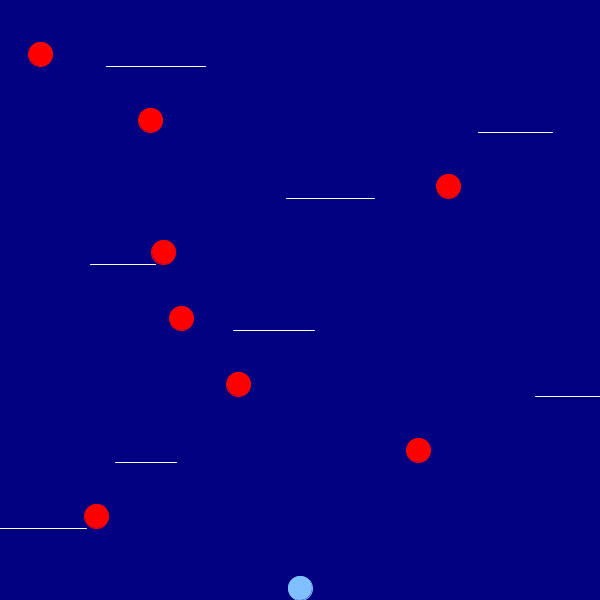
Frame 1 (no input)
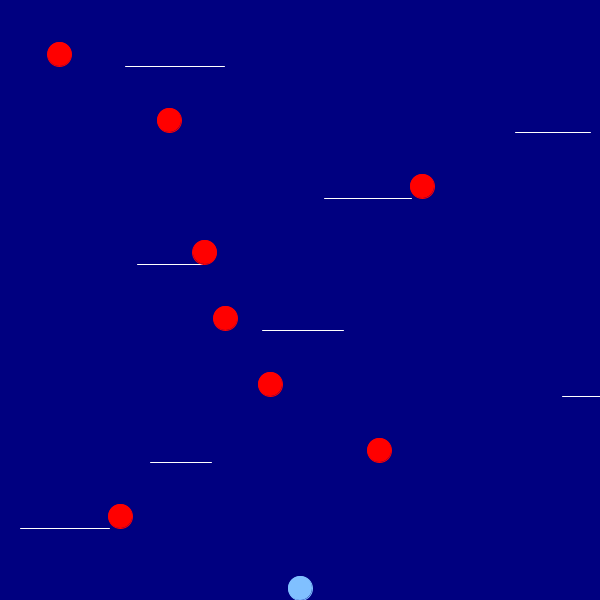
Frame 60 (the mouse pressed at the canvas centre just before this capture)
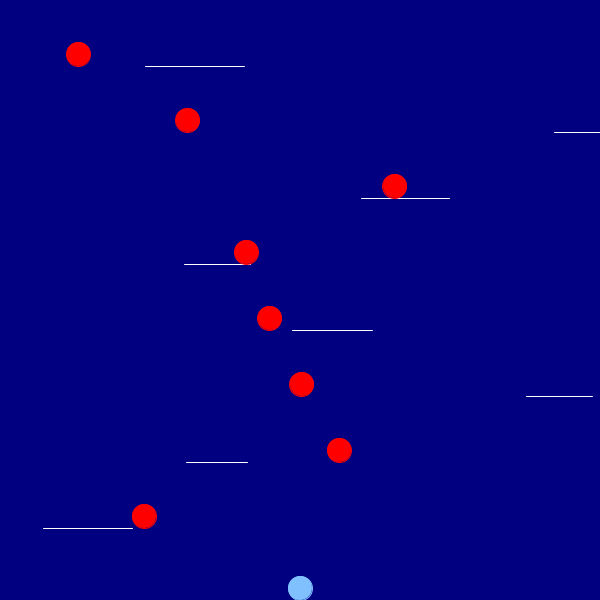
Frame 120 (the mouse held since frame 60 and released just before this capture)

The Processing sketch that drew these frames (run headless with seeded random() and noise(); from frame 60 on, the mouse is pressed at the canvas centre):

// Processing sketch: ActionG
// ── ActionG.pde
float myX, myY; // 自キャラ中央のx, y座標
float myDx, myDy; // 自キャラのx, y方向の変化量
float r = 12.0;
float initDy = 3.54;// 自キャラ・敵キャラの半径
int mode; // 0 : 通常モード，1 : ジャンプモード
float moveL= 1.0; // キーボード操作によるx方向の変化量
int floorNum= 8; // 床の数
float [] floorX= new float [ floorNum]; // 床のx 座標
float [] floorY= new float [ floorNum]; // 床のy 座標
float [] floorDx= new float [ floorNum]; // 床のx 方向の変化量
float [] floorHalfW= new float [ floorNum];
int enemyNum= floorNum; // 敵の数
float [] enemyX= new float[enemyNum]; // 敵のx座標
float [] enemyY= new float[enemyNum]; // 敵のy座標
float [] enemyDx= new float[enemyNum]; // 敵のx方向の変化量
// 床の幅の半分の長さ
int onTheFloor;
int[] ignoreCnt = new int [enemyNum];
void setup() {
  size(600, 600); // 600×600のウィンドウを作成
  frameRate(120); // フレームレートを120に設定
  textSize(30); // 文字サイズを30に設定
  textAlign(CENTER, CENTER);
  // 文字表示位置を水平，垂直とも中央に設定
  setupMyChara();
  // 自キャラの初期設定を行うsetupMyChara()の呼び出し
  setupFloor();
  setupEnemy();
}

void draw() {
  background(0, 0, 128); // 背景色を(0, 0, 128)に設定
  floorMove();
  myCharaMove(); // 自キャラの移動を行うmyCharaMove()の呼び出し
  enemyMove(); // 敵の移動を行うenemyMove()の呼び出し
  collisionDetectEnemy();
  // 衝突判定を行うcollisionDetectEnemy()の呼び出し
}
// 自キャラの初期設定を行う関数
void setupMyChara() {
  onTheFloor= -1; // onTheFloorを床の上にいない状態(-1)に設定
  myX = width/2; // 自キャラのx座標myXをウィンドウの中央に設定
  myY = height-r ; // 自キャラのy座標myYをウィンドウの下端に接する
  // 位置(height-r)に設定

  mode = 0; // modeを通常モード(0)に設定
}
// 自キャラの移動を行う関数
void myCharaMove() {
  myCharaKey();
  CollisionDetectBottom();
  CollisionDetectTop();
  // 自キャラのキーボードによる操作を行うmyCharaKey()の呼び出し
  myCharaUpdateX();
  myCharaUpdateY();
  // 自キャラのx座標の更新を行うmyCharaUpdateX()の呼び出し
  myCharaDraw(); // 自キャラの表示を行うmyCharaDraw()の呼び出し
}


void myCharaKey() {
  if (mode == 0) { // 通常モード(modeが0)ならば
    if (keyPressed) { // キーが押されていれば
      switch(keyCode) { // keyCodeの値により処理を分岐
      case  LEFT: // ←キーならば
        myDx = -moveL;
        break;
        // 自キャラのx方向の変化量myDxを-moveL(左向き)に設定
      case RIGHT: // →キーならば
        myDx = moveL;
        // 自キャラのx方向の変化量myDxをmoveL(右向き)に設定
        break;
      case UP:
        mode = 1;
        myDy = -initDy;
        onTheFloor = -1;
        break;
      default: // それ以外の特殊キーならば
        myDx = 0; // 自キャラのx方向の変化量myDxを0に設定
        break;
      }
    } else { // キーが押されていなければ
      myDx = 0; // 自キャラのx方向の変化量myDxを0に設定
    }
  }
}


void myCharaUpdateX() {
  if (onTheFloor >= 0) {
    myDx += floorDx[onTheFloor];
    if (abs(myX-floorX[onTheFloor]) >=floorHalfW[onTheFloor] ) {
      // 自キャラが乗っている床から離れたら(自キャラと乗っている床の中心
      // との距離abs(myX-floorX[onTheFloor])がその床の幅の半分の
      // 長さfloorHalfW[onTheFloor]以上になったら)

      onTheFloor= -1;
      // onTheFloorを床の上にいない状態(-1)に設定
      myDy = 0; // 自キャラのy方向の変化量を0に設定
      mode =1; // modeをジャンプモード(1)に設定
    }
  }
  if (myX <= 0) { // 自キャラがウィンドウの左端に到達したら
    if (mode == 1) { // ジャンプモード(modeが1)ならば
      myDx = myDx*-1; // 自キャラのx方向の変化量myDxの符号を反転
    } else { // それ以外(通常モード)ならば
      myDx = 0; // 自キャラのx方向の変化量myDxを0に設定
      // (移動を停止)
      myX = r;
      // 自キャラのx座標myXを左端に接した位置(r)に設定
    }
  } else if (myX == width) { // 自キャラがウィンドウの右端に到達したら
    if ( mode == 1) { // ジャンプモード(modeが1)ならば
      myDx = myDx*-1; // 自キャラのx方向の変化量myDxの符号を反転
    } else { // それ以外(通常モード)ならば
      myDx = 0; // 自キャラのx方向の変化量myDxを0に設定
      // (移動を停止)
      myX = width-r; // 自キャラのx座標myXを右端に接した位置
      // (width-r)に設定
    }
  }


  myX += myDx; // 自キャラのx座標myXをx方向の変化量myDxだけ更新
}

void myCharaUpdateY() {
  float dMoveL = 0.06;
  if (mode == 1) {
    if (myDy<initDy) {
      myDy+=dMoveL;
    }
    if (myY > height-r) {
      mode = 0;
      myDy = 0;
      myY = height-r;
    } else if (myY <0) {
      fill(255);
      text("Congratulations", width/2, height/2);
      noLoop();
    }
    myY += myDy;
  }
}

void CollisionDetectBottom() {
  if (mode == 1 && myDy< 0) { // ジャンプモード(modeが1)であり，
    // 自キャラのy方向の変化量myDyが負(上昇中)ならば
    for (int i= 0; i< floorNum; i++) { // 各床に対して
      if (checkCollisionFloor(i)) { // 床iと自キャラが衝突していたら
        myY= floorY[i] + r;
        // 自キャラのy座標myYを床iの下(floorY[i]+r)に設定
        myDy = myDy*-1; // 自キャラのy方向の変化量myDyの符号を反転
        float x1 = max(myX-r, floorX[i]-floorHalfW[i], enemyX[i]);
        float x2 = min(myX+r, floorX[i]+floorHalfW[i], enemyX[i]);

        if (x1 <= x2) {
          ignoreCnt[i] = (int)(frameRate * 20);
        }
      }
    }
  }
}
void CollisionDetectTop() {
  if (mode == 1 && myDy> 0) { // ジャンプモード(modeが1)であり，
    // 自キャラのy方向の変化量myDyが正(下降中) ならば
    for (int i= 0; i< floorNum; i++) { // 各床に対して
      if (checkCollisionFloor(i)) { // 床iと自キャラが衝突していたら
        onTheFloor = i; // onTheFloorをiに設定
        myY= floorY[i] -r;
        // 自キャラのy座標myYを床iの上(floorY[i]-r)に設定
        myY =floorY[i]-r;
        mode = 0;
      }
    }
  }
}
boolean checkCollisionFloor(int fn) {
  if (abs(floorY[fn]-myY) < r
    && abs(floorX[fn]-myX) <= floorHalfW[fn]) {
    // 床fnと自キャラのy座標の距離が自キャラの半径r未満
    // かつ床fnと自キャラのx座標の距離が床fnの幅の半分
    // floorHalfW[fn]未満ならば
    return true; // trueを返す
  } else { // それ以外ならば
    return false; // falseを返す
  }
}
// 自キャラのy方向の変化量を0に設定(移動を停止)
void setupFloor() {
  for (int i = 0; i<floorNum; i++) {
    floorHalfW[i] = random(30, 60 );
    // 床iの幅の半分floorHalfW[i]を30～60の範囲でランダムに決定
    floorX[i] = random (0, width);
    // 床iのx座標floorX[i]をウィンドウにおさまる範囲でランダムに決定
    if (floorX[i] <CENTER ) {
      floorDx[i] = random(0.3, 0.8 );
      // 床iのx方向の変化量floorDx[i]を0.3～0.8の範囲で
      // ランダムに決定
    } else { // それ以外の場合は
      floorDx[i] = -random(-0.8, -0.3 );
      // 床iの方向の変化量floorDx[i]を－0.8～－0.3の範囲で
      // ランダムに決定
    }
    floorY[i] = height/(floorNum+1)*(i+1);
    // 床iのy座標floorY[i]をウィンドウの高さを(floorNum+1)
    // 等分した位置に設定
  }
}
void setupEnemy() {
  for (int i= 0; i< enemyNum; i++) { // すべての敵に対して
    enemyX[i]=random(r, width-r); // 敵iのx座標enemyX[i]をウィンドウにおさまる
    // 範囲でランダムに決定
    if (enemyX[i]<width/2) {
      // 敵iのx座標enemyX[i]がウィンドウの中央より左にあれば
      enemyDx[i] =random(0.3, 0.8) ;
      // 敵iのx方向の変化量enemyDx[i]を
      // 0.3～0.8の範囲でランダムに決定
    } else {
      enemyDx[i]=-random(0.3, 0.8);
    }
    enemyY[i] = floorY[i]-r;
    ignoreCnt[i] = 0;
  }
}

void enemyMove() {
  for (int i= 0; i< enemyNum; i++) { // すべての敵に対して
    if ( enemyX[i]<r||enemyX[i] >width-r ) {
      // 敵iが左端または右端に到達したら
      enemyDx[i] = enemyDx[i]*-1; // 敵iのx方向の変化量enemyDx[i]の符号を反転
    }
    enemyX[i]+=enemyDx[i];
    if (ignoreCnt[i]>0) {
      stroke(255, 0, 0);
      noFill();
      ignoreCnt[i]-=1;
    } else {
      stroke(255, 0, 0);
      fill(255, 0, 0);
    }
    ellipse(enemyX[i], enemyY[i],r*2,r*2);
  }
}
void collisionDetectEnemy() {
  for (int i= 0; i< enemyNum; i++) { // すべての敵に対して
    float d = dist(myX, myY, enemyX[i], enemyY[i]); // 敵iと自キャラの距離dを計算
    if (d < r*2 && ignoreCnt[i] == 0) { // 距離dがr*2以下なら
      fill(255);
      text("Game Over", width/2, height/2);
      noLoop(); // 繰り返しを停止
    }
  }
}
void keyPressed() {
  if (key=='r') { // 'r'が押されたら
    setupMyChara();
    // 自キャラの初期設定を行うsetupMyChara()の呼び出し
    setupFloor(); // 床の初期設定を行うsetupFloor()の呼び出し
    setupEnemy(); // 敵の初期設定を行うsetupEnemy()の呼び出し
    loop (); // 繰り返しを再開
  }
}
void floorMove() {
  for (int i= 0; i< floorNum; i++) { // すべての床に対して
    if (floorX[i] <0 || width< floorX[i]) {
      // 床iが左端もしくは右端に到達したら
      floorDx[i] = floorDx[i]*-1;
      // 床iのx方向の変化量floorDx[i]の符号を反転
    }
    floorX[i] += floorDx[i];
    stroke(255); // 線の色を白に設定
    strokeWeight(1); //線の太さを1に設定
    line( floorX[i]-floorHalfW[i], floorY[i], floorX[i]+floorHalfW[i], floorY[i] );
    // (floorX[i], floorY[i])が中心となるような
    // floorHalfW[i]*2の長さの直線を描画
  }
}

// 床iのx座標floorX[i]がウィンドウの中央より左にあれば
// 自キャラの表示を行う関数
void myCharaDraw() {
  stroke(128, 192, 255); // 自キャラの線の色を(128, 192, 255)に設定
  fill(128, 192, 255); // 自キャラの塗りつぶし色を(128, 192, 255)に設定
  ellipse(myX, myY, r*2, r*2); // (myX, myY)を中心とする半径r(直径r*2)の円を描画
}
